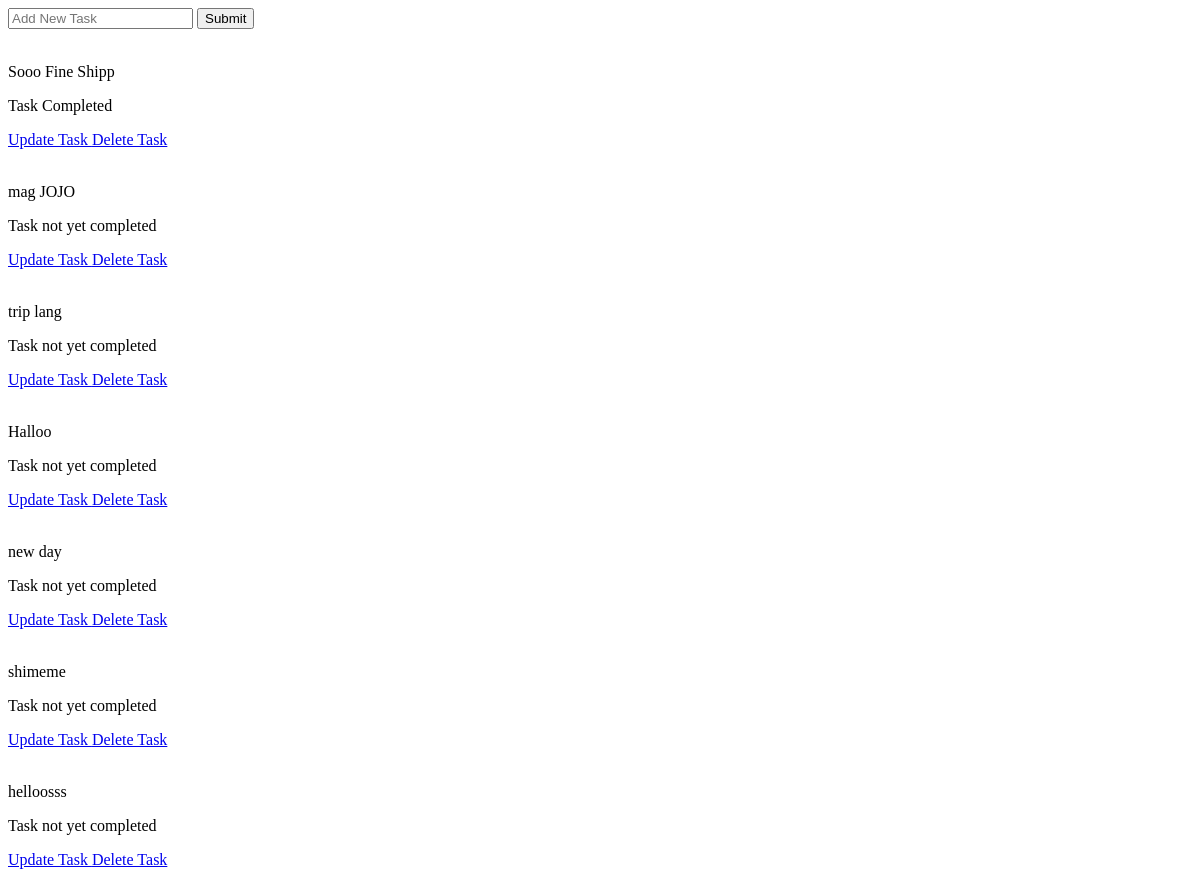
The app's page /, older data.
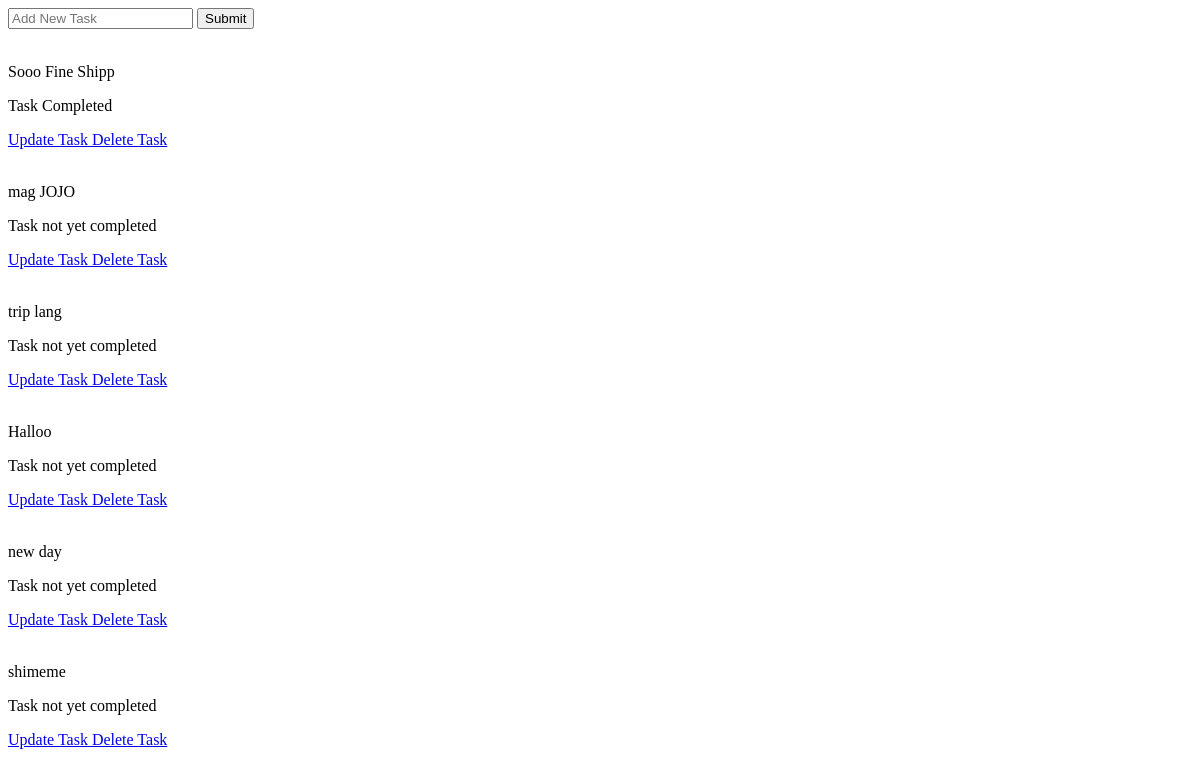
The same page, newer data.
### tasks/models.py (models this page shows)
class Task(models.Model):
    title = models.CharField(max_length=200)
    completed = models.BooleanField(default=False)
    created_at = models.DateTimeField(auto_now_add=True)
    def __str__(self):
        return self.title

### tasks/views.py (the view)
# urls.py: path('',views.index, name=""),
def index(request):
    form = TaskForm()
    tasks = Task.objects.all()
    if request.method == "POST":
        form = TaskForm(request.POST)
        if form.is_valid():
            form.save()
        return redirect('/')
    context = {'tasks': tasks,
               'TaskForm': form}
    return render(request, 'tasks/tasks.html', context=context)

### tasks/forms.py
class TaskForm(forms.ModelForm):
    title = forms.CharField(widget=forms.TextInput(attrs={'placeholder':'Add New Task'}))
    class Meta:
        model = Task
        fields = "__all__"

### tasks/templates/tasks/tasks.html (shortened to what this page needs)
<!DOCTYPE html>
<html lang="en">
<head>
</head>
<body>
    <div>
        <form action="/" method="POST">
            {{ TaskForm.title }}
            <input class="btn" type="submit" name="Create Task">
        </form>
        <br>
    </div>
    <div>
        {% for task in tasks %}
        <p>{{ task }}</p>
        {% if task.completed == True %}
            <p>Task Completed</p>
        {% else %}
            <p>Task not yet completed</p>
        {% endif %}
        <a href="{% url 'update-task' task.id %}">
            Update Task
        </a>
        <a href="{% url 'delete-task' task.id %}">
            Delete Task
        </a>
        <br>
        <br>
        {% endfor %}
    </div>
</body>
</html>

Row changes from the older to the newer data that the page shows:
removed Task: title "helloosss", completed "Task not yet completed"
